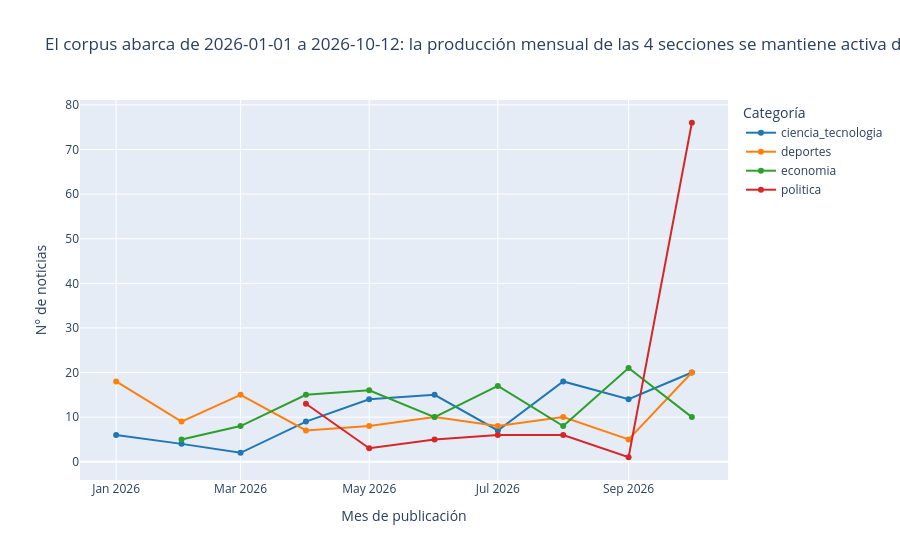

Source (notebook cell):
### Code cell
df["fecha"] = pd.to_datetime(df["fecha"], errors="coerce")
df["mes"] = df["fecha"].dt.to_period("M").astype(str)
por_mes = (df.dropna(subset=["fecha"]).groupby(["mes", "etiqueta"]).size()
             .reset_index(name="n"))
rango = f'{df["fecha"].min():%Y-%m-%d} a {df["fecha"].max():%Y-%m-%d}'
fig2 = px.line(por_mes, x="mes", y="n", color="etiqueta", markers=True,
               color_discrete_map={"politica": "#d62728", "economia": "#2ca02c",
                                   "deportes": "#ff7f0e", "ciencia_tecnologia": "#1f77b4"},
               labels={"mes": "Mes de publicación", "n": "N° de noticias", "etiqueta": "Categoría"},
               title=f"El corpus abarca de {rango}: la producción mensual de las 4 secciones "
                     "se mantiene activa durante todo el periodo")
fig2.show()

### Figure 1 — Plotly figure (JSON) as saved in the notebook; plotly's stock layout.template omitted (floating-point values rounded to 4 significant figures)
{"data": [{"hovertemplate": "Categoría=ciencia_tecnologia<br>Mes de publicación=%{x}<br>N° de noticias=%{y}<extra></extra>", "legendgroup": "ciencia_tecnologia", "line": {"color": "#1f77b4", "dash": "solid"}, "marker": {"symbol": "circle"}, "mode": "lines+markers", "name": "ciencia_tecnologia", "orientation": "v", "showlegend": true, "type": "scatter", "x": ["2026-01", "2026-02", "2026-03", "2026-04", "2026-05", "2026-06", "2026-07", "2026-08", "2026-09", "2026-10"], "xaxis": "x", "y": [6, 4, 2, 9, 14, 15, 7, 18, 14, 20], "yaxis": "y"}, {"hovertemplate": "Categoría=deportes<br>Mes de publicación=%{x}<br>N° de noticias=%{y}<extra></extra>", "legendgroup": "deportes", "line": {"color": "#ff7f0e", "dash": "solid"}, "marker": {"symbol": "circle"}, "mode": "lines+markers", "name": "deportes", "orientation": "v", "showlegend": true, "type": "scatter", "x": ["2026-01", "2026-02", "2026-03", "2026-04", "2026-05", "2026-06", "2026-07", "2026-08", "2026-09", "2026-10"], "xaxis": "x", "y": [18, 9, 15, 7, 8, 10, 8, 10, 5, 20], "yaxis": "y"}, {"hovertemplate": "Categoría=economia<br>Mes de publicación=%{x}<br>N° de noticias=%{y}<extra></extra>", "legendgroup": "economia", "line": {"color": "#2ca02c", "dash": "solid"}, "marker": {"symbol": "circle"}, "mode": "lines+markers", "name": "economia", "orientation": "v", "showlegend": true, "type": "scatter", "x": ["2026-02", "2026-03", "2026-04", "2026-05", "2026-06", "2026-07", "2026-08", "2026-09", "2026-10"], "xaxis": "x", "y": [5, 8, 15, 16, 10, 17, 8, 21, 10], "yaxis": "y"}, {"hovertemplate": "Categoría=politica<br>Mes de publicación=%{x}<br>N° de noticias=%{y}<extra></extra>", "legendgroup": "politica", "line": {"color": "#d62728", "dash": "solid"}, "marker": {"symbol": "circle"}, "mode": "lines+markers", "name": "politica", "orientation": "v", "showlegend": true, "type": "scatter", "x": ["2026-04", "2026-05", "2026-06", "2026-07", "2026-08", "2026-09", "2026-10"], "xaxis": "x", "y": [13, 3, 5, 6, 6, 1, 76], "yaxis": "y"}], "layout": {"legend": {"title": {"text": "Categoría"}, "tracegroupgap": 0}, "title": {"text": "El corpus abarca de 2026-01-01 a 2026-10-12: la producción mensual de las 4 secciones se mantiene activa durante todo el periodo"}, "xaxis": {"anchor": "y", "domain": [0.0, 1.0], "title": {"text": "Mes de publicación"}}, "yaxis": {"anchor": "x", "domain": [0.0, 1.0], "title": {"text": "N° de noticias"}}}}
